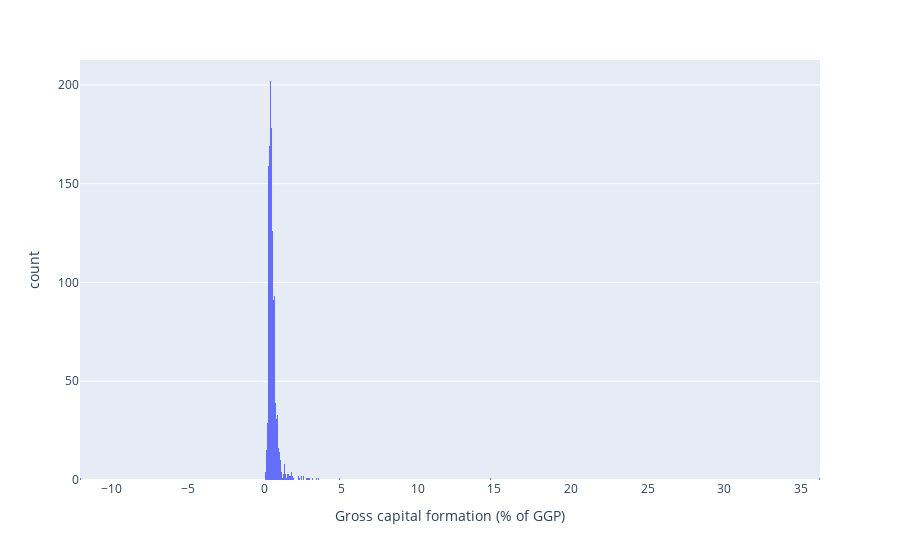

Source (notebook cell):
### Code cell
px.histogram(res, X[0], nbins=1000)

### Figure 1 — Plotly figure (JSON) as saved in the notebook; plotly's stock layout.template omitted (floating-point values rounded to 4 significant figures; data arrays with more than 128 entries replaced by an {"elided": "..."} marker saying what was removed)
{"data": [{"alignmentgroup": "True", "bingroup": "x", "hovertemplate": "Gross capital formation (% of GGP)=%{x}<br>count=%{y}<extra></extra>", "legendgroup": "", "marker": {"color": "#636efa"}, "name": "", "nbinsx": 1000, "offsetgroup": "", "orientation": "v", "showlegend": false, "type": "histogram", "x": {"elided": "4755 float values"}, "xaxis": "x", "yaxis": "y"}], "layout": {"barmode": "relative", "legend": {"tracegroupgap": 0}, "margin": {"t": 60}, "xaxis": {"anchor": "y", "domain": [0, 1], "title": {"text": "Gross capital formation (% of GGP)"}}, "yaxis": {"anchor": "x", "domain": [0, 1], "title": {"text": "count"}}}}
